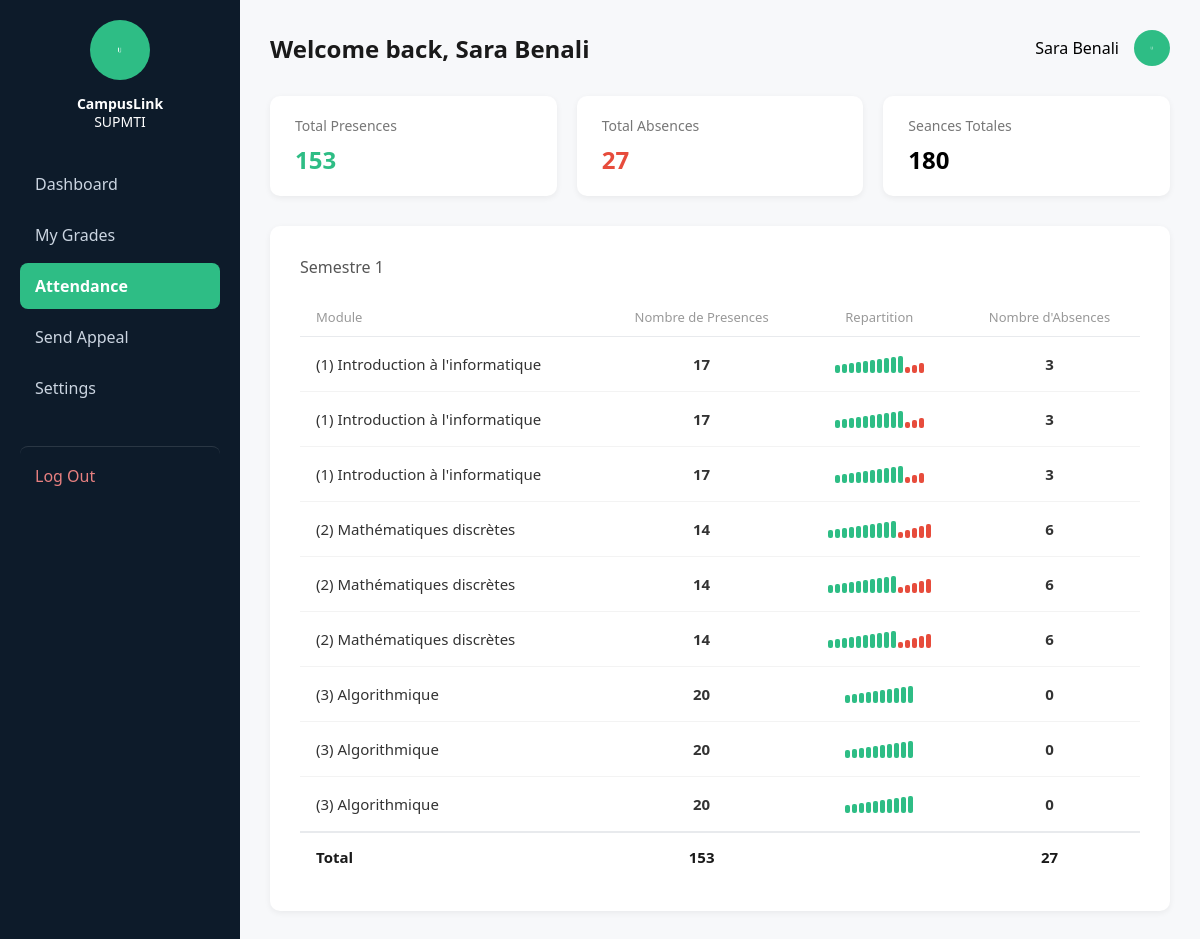
Page /attendance-etudiant (signed in) on the committed database.
### tables this page shows
CREATE TABLE attendance (
        id INTEGER PRIMARY KEY AUTOINCREMENT,
        etudiant_id INTEGER NOT NULL,
        module TEXT NOT NULL,
        semestre TEXT NOT NULL,
        presences INTEGER DEFAULT 0,
        absences INTEGER DEFAULT 0,
        FOREIGN KEY (etudiant_id) REFERENCES users (id)
    );

### app.py (the view)
@app.route('/attendance-etudiant')
def attendance_etudiant():
    if session.get('user_role') != 'etudiant':
        return redirect(url_for('login'))
    etudiant_id = session.get('user_id')
    connexion = sqlite3.connect('campuslink.db')
    curseur = connexion.cursor()
    curseur.execute(
        'SELECT module, semestre, presences, absences FROM attendance WHERE etudiant_id = ? ORDER BY module',
        (etudiant_id,)
    )
    rows = curseur.fetchall()
    connexion.close()
    attendance = [
        {'module': r[0], 'semestre': r[1], 'presences': r[2], 'absences': r[3]}
        for r in rows
    ]
    total_presences = sum(r['presences'] for r in attendance)
    total_absences  = sum(r['absences']  for r in attendance)
    total_seances   = total_presences + total_absences
    semestre        = attendance[0]['semestre'] if attendance else 'Semestre 1'
    return render_template(
        'attendance_etudiant.html',
        nom=session.get('user_nom'),
        attendance=attendance,
        total_presences=total_presences,
        total_absences=total_absences,
        total_seances=total_seances,
        semestre=semestre
    )

### app.py (called while the page is built)
@app.context_processor
def inject_current_user():
    current_role = session.get('user_role')
    current_nom = session.get('user_nom')
    current_photo = 'avatar.png'
    if 'user_id' in session:
        connexion = sqlite3.connect('campuslink.db')
        curseur = connexion.cursor()
        curseur.execute("SELECT photo FROM users WHERE id = ?", (session.get('user_id'),))
        resultat = curseur.fetchone()
        connexion.close()
        if resultat and resultat[0]:
            current_photo = resultat[0]
    return dict(
        current_role=current_role,
        current_nom=current_nom,
        current_photo=current_photo
    )

### templates/attendance_etudiant.html (shortened to what this page needs)
{% extends "base.html" %}
{% block page_header %}Welcome back, {{ current_nom }}{% endblock %}
{% block extra_css %}
<link rel="stylesheet" href="{{ url_for('static', filename='css/attendance.css') }}">
{% endblock %}
{% block content %}
<div class="stats-cards">
    <div class="stat-card">
        <p class="stat-label">Total Presences</p>
        <h2 class="presence-count">{{ total_presences }}</h2>
    </div>
    <div class="stat-card">
        <p class="stat-label">Total Absences</p>
        <h2 class="absence-count">{{ total_absences }}</h2>
    </div>
    <div class="stat-card">
        <p class="stat-label">Seances Totales</p>
        <h2>{{ total_seances }}</h2>
    </div>
</div>
<div class="attendance-card">
    <h3>{{ semestre }}</h3>
    <table class="attendance-table">
        <thead>
            <tr>
                <th>Module</th>
                <th class="center">Nombre de Presences</th>
                <th class="center">Repartition</th>
                <th class="center">Nombre d'Absences</th>
            </tr>
        </thead>
        <tbody>
            {% for row in attendance %}
            <tr>
                <td>{{ row.module }}</td>
                <td class="center presence-count">{{ row.presences }}</td>
                <td class="center">
                    <div class="bar-visual">
                        {% for i in range([row.presences, 10] | min) %}
                        <div class="bar-seg present" data-height="{{ 8 + i }}"></div>
                        {% endfor %}
                        {% for i in range([row.absences, 5] | min) %}
                        <div class="bar-seg absent" data-height="{{ 6 + i * 2 }}"></div>
                        {% endfor %}
                    </div>
                </td>
                <td class="center absence-count">{{ row.absences }}</td>
            </tr>
            {% endfor %}
            <tr class="total-row">
                <td>Total</td>
                <td class="center">{{ total_presences }}</td>
                <td></td>
                <td class="center">{{ total_absences }}</td>
            </tr>
        </tbody>
    </table>
</div>
{% endblock %}

### static/css/dashboard.css (style rules this page uses)
* { margin: 0; padding: 0; box-sizing: border-box; font-family: 'Segoe UI', Arial, sans-serif; }
.stats-cards { display: flex; gap: 20px; flex-wrap: wrap; }
.stat-card { background: white; border-radius: 10px; padding: 20px 25px; flex: 1; min-width: 220px; box-shadow: 0 2px 6px rgba(0,0,0,0.06); }
.stat-label { color: #777; font-size: 14px; margin-bottom: 8px; }

### static/css/attendance.css (style rules this page uses)
.attendance-card { background: white; border-radius: 10px; padding: 30px; box-shadow: 0 2px 6px rgba(0, 0, 0, 0.06); margin-top: 30px; }
.attendance-card h3 { font-size: 16px; color: #555; margin-bottom: 20px; font-weight: 500; }
.attendance-table { width: 100%; border-collapse: collapse; }
.attendance-table thead tr { border-bottom: 1px solid #e8eaed; }
.attendance-table th { text-align: left; padding: 10px 16px; font-size: 13px; color: #999; font-weight: 500; }
.attendance-table th.center, .attendance-table td.center { text-align: center; }
.attendance-table tbody tr { border-bottom: 1px solid #f3f3f3; }
.attendance-table tbody tr.total-row { border-top: 2px solid #e8eaed; border-bottom: none; }
.attendance-table td { padding: 14px 16px; font-size: 15px; color: #333; }
.total-row td { font-weight: 700; color: #1a1a1a; }
.presence-count { color: #2ebd85; font-weight: 600; }
.absence-count { color: #e74c3c; font-weight: 600; }
.bar-visual { display: inline-flex; gap: 2px; align-items: flex-end; height: 22px; }
.bar-seg { width: 5px; border-radius: 2px; }
.bar-seg.present { background-color: #2ebd85; }
.bar-seg.absent { background-color: #e74c3c; }

### rows in the picture
attendance: semestre "Semestre 1", module "(1) Introduction à l'informatique", presences "17", {{ 8 + i }} 8 (drawn), {{ 8 + i }} 9 (drawn), {{ 8 + i }} 10 (drawn), {{ 8 + i }} 11 (drawn), {{ 8 + i }} 12 (drawn), {{ 8 + i }} 13 (drawn), {{ 8 + i }} 14 (drawn), {{ 8 + i }} 15 (drawn), {{ 8 + i }} 16 (drawn), {{ 6 + i * 2 }} 6 (drawn), {{ 6 + i * 2 }} 8 (drawn), {{ 6 + i * 2 }} 10 (drawn), absences "3"
attendance: module "(1) Introduction à l'informatique", presences "17", {{ 8 + i }} 8 (drawn), {{ 8 + i }} 9 (drawn), {{ 8 + i }} 10 (drawn), {{ 8 + i }} 11 (drawn), {{ 8 + i }} 12 (drawn), {{ 8 + i }} 13 (drawn), {{ 8 + i }} 14 (drawn), {{ 8 + i }} 15 (drawn), {{ 8 + i }} 16 (drawn), {{ 6 + i * 2 }} 6 (drawn), {{ 6 + i * 2 }} 8 (drawn), {{ 6 + i * 2 }} 10 (drawn), absences "3"
attendance: module "(1) Introduction à l'informatique", presences "17", {{ 8 + i }} 8 (drawn), {{ 8 + i }} 9 (drawn), {{ 8 + i }} 10 (drawn), {{ 8 + i }} 11 (drawn), {{ 8 + i }} 12 (drawn), {{ 8 + i }} 13 (drawn), {{ 8 + i }} 14 (drawn), {{ 8 + i }} 15 (drawn), {{ 8 + i }} 16 (drawn), {{ 6 + i * 2 }} 6 (drawn), {{ 6 + i * 2 }} 8 (drawn), {{ 6 + i * 2 }} 10 (drawn), absences "3"
attendance: module "(2) Mathématiques discrètes", presences "14", {{ 8 + i }} 8 (drawn), {{ 8 + i }} 9 (drawn), {{ 8 + i }} 10 (drawn), {{ 8 + i }} 11 (drawn), {{ 8 + i }} 12 (drawn), {{ 8 + i }} 13 (drawn), {{ 8 + i }} 15 (drawn), {{ 8 + i }} 16 (drawn), {{ 8 + i }} 17 (drawn), {{ 6 + i * 2 }} 8 (drawn), {{ 6 + i * 2 }} 10 (drawn), {{ 6 + i * 2 }} 12 (drawn), absences "6"
attendance: module "(2) Mathématiques discrètes", presences "14", {{ 8 + i }} 8 (drawn), {{ 8 + i }} 9 (drawn), {{ 8 + i }} 10 (drawn), {{ 8 + i }} 11 (drawn), {{ 8 + i }} 12 (drawn), {{ 8 + i }} 13 (drawn), {{ 8 + i }} 15 (drawn), {{ 8 + i }} 16 (drawn), {{ 8 + i }} 17 (drawn), {{ 6 + i * 2 }} 8 (drawn), {{ 6 + i * 2 }} 10 (drawn), {{ 6 + i * 2 }} 12 (drawn), absences "6"
attendance: module "(2) Mathématiques discrètes", presences "14", {{ 8 + i }} 8 (drawn), {{ 8 + i }} 9 (drawn), {{ 8 + i }} 10 (drawn), {{ 8 + i }} 11 (drawn), {{ 8 + i }} 12 (drawn), {{ 8 + i }} 13 (drawn), {{ 8 + i }} 15 (drawn), {{ 8 + i }} 16 (drawn), {{ 8 + i }} 17 (drawn), {{ 6 + i * 2 }} 8 (drawn), {{ 6 + i * 2 }} 10 (drawn), {{ 6 + i * 2 }} 12 (drawn), absences "6"
attendance: module "(3) Algorithmique", presences "20", {{ 8 + i }} 8 (drawn), {{ 8 + i }} 9 (drawn), {{ 8 + i }} 10 (drawn), {{ 8 + i }} 11 (drawn), {{ 8 + i }} 12 (drawn), {{ 8 + i }} 13 (drawn), {{ 8 + i }} 14 (drawn), {{ 8 + i }} 15 (drawn), {{ 8 + i }} 16 (drawn), {{ 8 + i }} 17 (drawn), absences "0"
attendance: module "(3) Algorithmique", presences "20", {{ 8 + i }} 8 (drawn), {{ 8 + i }} 9 (drawn), {{ 8 + i }} 10 (drawn), {{ 8 + i }} 11 (drawn), {{ 8 + i }} 12 (drawn), {{ 8 + i }} 13 (drawn), {{ 8 + i }} 14 (drawn), {{ 8 + i }} 15 (drawn), {{ 8 + i }} 16 (drawn), {{ 8 + i }} 17 (drawn), absences "0"
attendance: module "(3) Algorithmique", presences "20", {{ 8 + i }} 8 (drawn), {{ 8 + i }} 9 (drawn), {{ 8 + i }} 10 (drawn), {{ 8 + i }} 11 (drawn), {{ 8 + i }} 12 (drawn), {{ 8 + i }} 13 (drawn), {{ 8 + i }} 14 (drawn), {{ 8 + i }} 15 (drawn), {{ 8 + i }} 16 (drawn), {{ 8 + i }} 17 (drawn), absences "0"

### other values in the picture
{{ current_nom }} "Sara Benali"
{{ total_presences }} "153"
{{ total_absences }} "27"
{{ total_seances }} "180"
